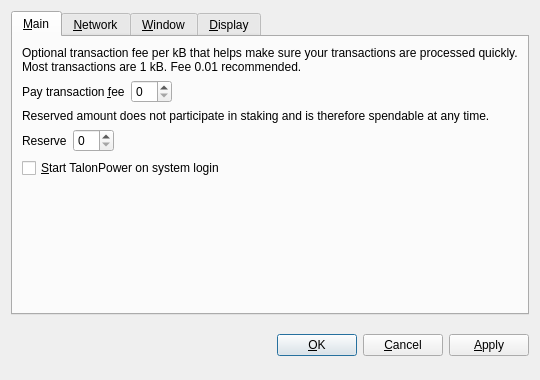
<?xml version="1.0" encoding="UTF-8"?>
<ui version="4.0">
 <class>OptionsDialog</class>
 <widget class="QDialog" name="OptionsDialog">
  <property name="geometry">
   <rect>
    <x>0</x>
    <y>0</y>
    <width>540</width>
    <height>380</height>
   </rect>
  </property>
  <property name="windowTitle">
   <string>Options</string>
  </property>
  
  <property name="styleSheet">
   <string notr="true">background-image: url(:/images/bkg2);</string>
  </property>

  <property name="modal">
   <bool>true</bool>
  </property>
  <layout class="QVBoxLayout" name="verticalLayout">
   <item>
    <widget class="QTabWidget" name="tabWidget">
     <property name="tabPosition">
      <enum>QTabWidget::North</enum>
     </property>
     <property name="currentIndex">
      <number>0</number>
     </property>
     <widget class="QWidget" name="tabMain">
      <attribute name="title">
       <string>&amp;Main</string>
      </attribute>
      <layout class="QVBoxLayout" name="verticalLayout_Main">
       <item>
        <widget class="QLabel" name="transactionFeeInfoLabel">
         <property name="text">
          <string>Optional transaction fee per kB that helps make sure your transactions are processed quickly. Most transactions are 1 kB. Fee 0.01 recommended.</string>
         </property>
         <property name="textFormat">
          <enum>Qt::PlainText</enum>
         </property>
         <property name="wordWrap">
          <bool>true</bool>
         </property>
        </widget>
       </item>
       <item>
        <layout class="QHBoxLayout" name="horizontalLayoutFee">
         <item>
          <widget class="QLabel" name="transactionFeeLabel">
           <property name="text">
            <string>Pay transaction &amp;fee</string>
           </property>
           <property name="textFormat">
            <enum>Qt::PlainText</enum>
           </property>
           <property name="buddy">
            <cstring>transactionFee</cstring>
           </property>
          </widget>
         </item>
         <item>
          <widget class="BitcoinAmountField" name="transactionFee"/>
         </item>
         <item>
          <spacer name="horizontalSpacerFee">
           <property name="orientation">
            <enum>Qt::Horizontal</enum>
           </property>
           <property name="sizeHint" stdset="0">
            <size>
             <width>40</width>
             <height>20</height>
            </size>
           </property>
          </spacer>
         </item>
        </layout>
       </item>
       <item>
        <widget class="QLabel" name="reserveBalanceInfoLabel">
         <property name="text">
          <string>Reserved amount does not participate in staking and is therefore spendable at any time.</string>
         </property>
         <property name="textFormat">
          <enum>Qt::PlainText</enum>
         </property>
         <property name="wordWrap">
          <bool>true</bool>
         </property>
        </widget>
       </item>
       <item>
        <layout class="QHBoxLayout" name="horizontalLayoutReserveBalance">
         <item>
          <widget class="QLabel" name="reserveBalanceLabel">
           <property name="text">
            <string>Reserve</string>
           </property>
           <property name="textFormat">
            <enum>Qt::PlainText</enum>
           </property>
           <property name="buddy">
            <cstring>reserveBalance</cstring>
           </property>
          </widget>
         </item>
         <item>
          <widget class="BitcoinAmountField" name="reserveBalance"/>
         </item>
         <item>
          <spacer name="horizontalSpacerReserveBalance">
           <property name="orientation">
            <enum>Qt::Horizontal</enum>
           </property>
           <property name="sizeHint" stdset="0">
            <size>
             <width>40</width>
             <height>20</height>
            </size>
           </property>
          </spacer>
         </item>
        </layout>
       </item>
       <item>
        <widget class="QCheckBox" name="bitcoinAtStartup">
         <property name="toolTip">
          <string>Automatically start TalonPower after logging in to the system.</string>
         </property>
         <property name="text">
          <string>&amp;Start TalonPower on system login</string>
         </property>
        </widget>
       </item>
       <item>
        <spacer name="verticalSpacer_Main">
         <property name="orientation">
          <enum>Qt::Vertical</enum>
         </property>
         <property name="sizeHint" stdset="0">
          <size>
           <width>20</width>
           <height>40</height>
          </size>
         </property>
        </spacer>
       </item>
      </layout>
     </widget>
     <widget class="QWidget" name="tabNetwork">
      <attribute name="title">
       <string>&amp;Network</string>
      </attribute>
      <layout class="QVBoxLayout" name="verticalLayout_Network">
       <item>
        <widget class="QCheckBox" name="mapPortUpnp">
         <property name="toolTip">
          <string>Automatically open the TalonPower client port on the router. This only works when your router supports UPnP and it is enabled.</string>
         </property>
         <property name="text">
          <string>Map port using &amp;UPnP</string>
         </property>
        </widget>
       </item>
       <item>
        <widget class="QCheckBox" name="connectSocks">
         <property name="toolTip">
          <string>Connect to the TalonPower network through a SOCKS proxy (e.g. when connecting through Tor).</string>
         </property>
         <property name="text">
          <string>&amp;Connect through SOCKS proxy:</string>
         </property>
        </widget>
       </item>
       <item>
        <layout class="QHBoxLayout" name="horizontalLayout_Network">
         <item>
          <widget class="QLabel" name="proxyIpLabel">
           <property name="text">
            <string>Proxy &amp;IP:</string>
           </property>
           <property name="textFormat">
            <enum>Qt::PlainText</enum>
           </property>
           <property name="buddy">
            <cstring>proxyIp</cstring>
           </property>
          </widget>
         </item>
         <item>
          <widget class="QValidatedLineEdit" name="proxyIp">
           <property name="maximumSize">
            <size>
             <width>140</width>
             <height>16777215</height>
            </size>
           </property>
           <property name="toolTip">
            <string>IP address of the proxy (e.g. 127.0.0.1)</string>
           </property>
          </widget>
         </item>
         <item>
          <widget class="QLabel" name="proxyPortLabel">
           <property name="text">
            <string>&amp;Port:</string>
           </property>
           <property name="textFormat">
            <enum>Qt::PlainText</enum>
           </property>
           <property name="buddy">
            <cstring>proxyPort</cstring>
           </property>
          </widget>
         </item>
         <item>
          <widget class="QLineEdit" name="proxyPort">
           <property name="maximumSize">
            <size>
             <width>55</width>
             <height>16777215</height>
            </size>
           </property>
           <property name="toolTip">
            <string>Port of the proxy (e.g. 9050)</string>
           </property>
          </widget>
         </item>
         <item>
          <widget class="QLabel" name="socksVersionLabel">
           <property name="text">
            <string>SOCKS &amp;Version:</string>
           </property>
           <property name="textFormat">
            <enum>Qt::PlainText</enum>
           </property>
           <property name="buddy">
            <cstring>socksVersion</cstring>
           </property>
          </widget>
         </item>
         <item>
          <widget class="QValueComboBox" name="socksVersion">
           <property name="toolTip">
            <string>SOCKS version of the proxy (e.g. 5)</string>
           </property>
          </widget>
         </item>
         <item>
          <spacer name="horizontalSpacer_Network">
           <property name="orientation">
            <enum>Qt::Horizontal</enum>
           </property>
           <property name="sizeHint" stdset="0">
            <size>
             <width>40</width>
             <height>20</height>
            </size>
           </property>
          </spacer>
         </item>
        </layout>
       </item>
       <item>
        <spacer name="verticalSpacer_Network">
         <property name="orientation">
          <enum>Qt::Vertical</enum>
         </property>
         <property name="sizeHint" stdset="0">
          <size>
           <width>20</width>
           <height>40</height>
          </size>
         </property>
        </spacer>
       </item>
      </layout>
     </widget>
     <widget class="QWidget" name="tabWindow">
      <attribute name="title">
       <string>&amp;Window</string>
      </attribute>
      <layout class="QVBoxLayout" name="verticalLayout_Window">
       <item>
        <widget class="QCheckBox" name="minimizeToTray">
         <property name="toolTip">
          <string>Show only a tray icon after minimizing the window.</string>
         </property>
         <property name="text">
          <string>&amp;Minimize to the tray instead of the taskbar</string>
         </property>
        </widget>
       </item>
       <item>
        <widget class="QCheckBox" name="minimizeOnClose">
         <property name="toolTip">
          <string>Minimize instead of exit the application when the window is closed. When this option is enabled, the application will be closed only after selecting Quit in the menu.</string>
         </property>
         <property name="text">
          <string>M&amp;inimize on close</string>
         </property>
        </widget>
       </item>
       <item>
        <spacer name="verticalSpacer_Window">
         <property name="orientation">
          <enum>Qt::Vertical</enum>
         </property>
         <property name="sizeHint" stdset="0">
          <size>
           <width>20</width>
           <height>40</height>
          </size>
         </property>
        </spacer>
       </item>
      </layout>
     </widget>
     <widget class="QWidget" name="tabDisplay">
      <attribute name="title">
       <string>&amp;Display</string>
      </attribute>
      <layout class="QVBoxLayout" name="verticalLayout_Display">
       <item>
        <layout class="QHBoxLayout" name="horizontalLayout_1_Display">
         <item>
          <widget class="QLabel" name="langLabel">
           <property name="text">
            <string>User Interface &amp;language:</string>
           </property>
           <property name="textFormat">
            <enum>Qt::PlainText</enum>
           </property>
           <property name="buddy">
            <cstring>lang</cstring>
           </property>
          </widget>
         </item>
         <item>
          <widget class="QValueComboBox" name="lang">
           <property name="toolTip">
            <string>The user interface language can be set here. This setting will take effect after restarting TalonPower.</string>
           </property>
          </widget>
         </item>
        </layout>
       </item>
       <item>
        <layout class="QHBoxLayout" name="horizontalLayout_2_Display">
         <item>
          <widget class="QLabel" name="unitLabel">
           <property name="text">
            <string>&amp;Unit to show amounts in:</string>
           </property>
           <property name="textFormat">
            <enum>Qt::PlainText</enum>
           </property>
           <property name="buddy">
            <cstring>unit</cstring>
           </property>
          </widget>
         </item>
         <item>
          <widget class="QValueComboBox" name="unit">
           <property name="toolTip">
            <string>Choose the default subdivision unit to show in the interface and when sending coins.</string>
           </property>
          </widget>
         </item>
        </layout>
       </item>
       <item>
        <widget class="QCheckBox" name="displayAddresses">
         <property name="toolTip">
          <string>Whether to show TalonPower addresses in the transaction list or not.</string>
         </property>
         <property name="text">
          <string>&amp;Display addresses in transaction list</string>
         </property>
        </widget>
       </item>
       <item>
        <widget class="QCheckBox" name="coinControlFeatures">
         <property name="toolTip">
          <string>Whether to show coin control features or not.</string>
         </property>
         <property name="text">
          <string>Display coin &amp;control features (experts only!)</string>
         </property>
        </widget>
       </item>
       <item>
        <spacer name="verticalSpacer_Display">
         <property name="orientation">
          <enum>Qt::Vertical</enum>
         </property>
         <property name="sizeHint" stdset="0">
          <size>
           <width>20</width>
           <height>40</height>
          </size>
         </property>
        </spacer>
       </item>
      </layout>
     </widget>
    </widget>
   </item>
   <item>
    <layout class="QHBoxLayout" name="horizontalLayout_Buttons">
     <item>
      <spacer name="horizontalSpacer_1">
       <property name="orientation">
        <enum>Qt::Horizontal</enum>
       </property>
       <property name="sizeHint" stdset="0">
        <size>
         <width>40</width>
         <height>48</height>
        </size>
       </property>
      </spacer>
     </item>
     <item>
      <widget class="QLabel" name="statusLabel">
       <property name="font">
        <font>
         <weight>75</weight>
         <bold>true</bold>
        </font>
       </property>
       <property name="text">
        <string/>
       </property>
       <property name="textFormat">
        <enum>Qt::PlainText</enum>
       </property>
       <property name="wordWrap">
        <bool>true</bool>
       </property>
      </widget>
     </item>
     <item>
      <spacer name="horizontalSpacer_2">
       <property name="orientation">
        <enum>Qt::Horizontal</enum>
       </property>
       <property name="sizeHint" stdset="0">
        <size>
         <width>40</width>
         <height>48</height>
        </size>
       </property>
      </spacer>
     </item>
     <item>
      <widget class="QPushButton" name="okButton">
       <property name="text">
        <string>&amp;OK</string>
       </property>
      </widget>
     </item>
     <item>
      <widget class="QPushButton" name="cancelButton">
       <property name="text">
        <string>&amp;Cancel</string>
       </property>
       <property name="autoDefault">
        <bool>false</bool>
       </property>
      </widget>
     </item>
     <item>
      <widget class="QPushButton" name="applyButton">
       <property name="text">
        <string>&amp;Apply</string>
       </property>
       <property name="autoDefault">
        <bool>false</bool>
       </property>
      </widget>
     </item>
    </layout>
   </item>
  </layout>
 </widget>
 <customwidgets>
  <customwidget>
   <class>BitcoinAmountField</class>
   <extends>QSpinBox</extends>
   <header>bitcoinamountfield.h</header>
  </customwidget>
  <customwidget>
   <class>QValueComboBox</class>
   <extends>QComboBox</extends>
   <header>qvaluecombobox.h</header>
  </customwidget>
  <customwidget>
   <class>QValidatedLineEdit</class>
   <extends>QLineEdit</extends>
   <header>qvalidatedlineedit.h</header>
  </customwidget>
 </customwidgets>
 <resources/>
 <connections/>
</ui>
